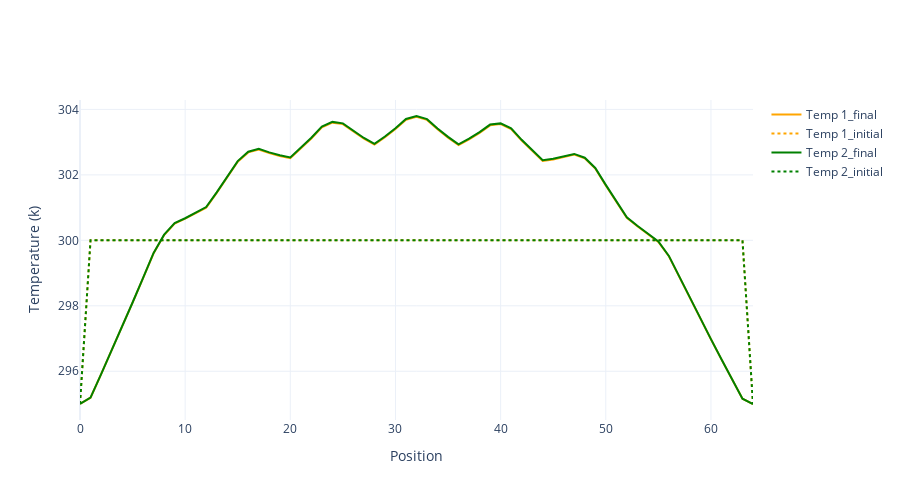

The cell this chart's notebook holds for it:
### Code cell
fig = go.Figure()
fig.update_layout(template=template)
fig.add_trace(go.Scatter(x=np.arange(0,thermal_parameters["storage_params_2"]['num_cells']), y=T1_string[-1], name="Temp 1_final", line=dict(color="orange")))
fig.add_trace(go.Scatter(x=np.arange(0,thermal_parameters["storage_params_2"]['num_cells']), y=T1_string[0], name="Temp 1_initial", line=dict(color="orange", dash="dot")))
fig.add_trace(go.Scatter(x=np.arange(0,thermal_parameters["storage_params_1"]['num_cells']), y=T2_string[-1], name="Temp 2_final", line=dict(color="green")))
fig.add_trace(go.Scatter(x=np.arange(0,thermal_parameters["storage_params_1"]['num_cells']), y=T2_string[0], name="Temp 2_initial", line=dict(color="green", dash='dot')))

fig.update_xaxes(title="Position")
fig.update_yaxes(title="Temperature (k)")
#fig.update_traces(line_shape="hv")
fig.update_layout(
    width=900,  # Specify the width in pixels
    height=500  # Specify the height in pixels
)

### Figure 1 — Plotly figure (JSON) as saved in the notebook; plotly's stock layout.template omitted (floating-point values rounded to 4 significant figures)
{"data": [{"line": {"color": "orange"}, "name": "Temp 1_final", "type": "scatter", "x": [0, 1, 2, 3, 4, 5, 6, 7, 8, 9, 10, 11, 12, 13, 14, 15, 16, 17, 18, 19, 20, 21, 22, 23, 24, 25, 26, 27, 28, 29, 30, 31, 32, 33, 34, 35, 36, 37, 38, 39, 40, 41, 42, 43, 44, 45, 46, 47, 48, 49, 50, 51, 52, 53, 54, 55, 56, 57, 58, 59, 60, 61, 62, 63, 64], "y": [295, 295.2, 295.9, 296.6, 297.4, 298.1, 298.8, 299.6, 300.2, 300.5, 300.7, 300.8, 301.0, 301.4, 301.9, 302.4, 302.7, 302.8, 302.7, 302.6, 302.5, 302.8, 303.1, 303.4, 303.6, 303.5, 303.3, 303.1, 302.9, 303.1, 303.4, 303.7, 303.8, 303.7, 303.4, 303.1, 302.9, 303.1, 303.3, 303.5, 303.5, 303.4, 303.0, 302.7, 302.4, 302.5, 302.5, 302.6, 302.5, 302.2, 301.7, 301.2, 300.7, 300.4, 300.2, 300.0, 299.5, 298.9, 298.2, 297.6, 297.0, 296.4, 295.8, 295.2, 295]}, {"line": {"color": "orange", "dash": "dot"}, "name": "Temp 1_initial", "type": "scatter", "x": [0, 1, 2, 3, 4, 5, 6, 7, 8, 9, 10, 11, 12, 13, 14, 15, 16, 17, 18, 19, 20, 21, 22, 23, 24, 25, 26, 27, 28, 29, 30, 31, 32, 33, 34, 35, 36, 37, 38, 39, 40, 41, 42, 43, 44, 45, 46, 47, 48, 49, 50, 51, 52, 53, 54, 55, 56, 57, 58, 59, 60, 61, 62, 63, 64], "y": [295, 300, 300, 300, 300, 300, 300, 300, 300, 300, 300, 300, 300, 300, 300, 300, 300, 300, 300, 300, 300, 300, 300, 300, 300, 300, 300, 300, 300, 300, 300, 300, 300, 300, 300, 300, 300, 300, 300, 300, 300, 300, 300, 300, 300, 300, 300, 300, 300, 300, 300, 300, 300, 300, 300, 300, 300, 300, 300, 300, 300, 300, 300, 300, 295]}, {"line": {"color": "green"}, "name": "Temp 2_final", "type": "scatter", "x": [0, 1, 2, 3, 4, 5, 6, 7, 8, 9, 10, 11, 12, 13, 14, 15, 16, 17, 18, 19, 20, 21, 22, 23, 24, 25, 26, 27, 28, 29, 30, 31, 32, 33, 34, 35, 36, 37, 38, 39, 40, 41, 42, 43, 44, 45, 46, 47, 48, 49, 50, 51, 52, 53, 54, 55, 56, 57, 58, 59, 60, 61, 62, 63, 64], "y": [295, 295.2, 295.9, 296.6, 297.4, 298.1, 298.9, 299.6, 300.2, 300.5, 300.7, 300.8, 301.0, 301.5, 301.9, 302.4, 302.7, 302.8, 302.7, 302.6, 302.5, 302.8, 303.1, 303.5, 303.6, 303.6, 303.3, 303.1, 302.9, 303.2, 303.4, 303.7, 303.8, 303.7, 303.4, 303.2, 302.9, 303.1, 303.3, 303.5, 303.6, 303.4, 303.1, 302.7, 302.4, 302.5, 302.6, 302.6, 302.5, 302.2, 301.7, 301.2, 300.7, 300.4, 300.2, 300.0, 299.5, 298.9, 298.2, 297.6, 297.0, 296.4, 295.8, 295.2, 295]}, {"line": {"color": "green", "dash": "dot"}, "name": "Temp 2_initial", "type": "scatter", "x": [0, 1, 2, 3, 4, 5, 6, 7, 8, 9, 10, 11, 12, 13, 14, 15, 16, 17, 18, 19, 20, 21, 22, 23, 24, 25, 26, 27, 28, 29, 30, 31, 32, 33, 34, 35, 36, 37, 38, 39, 40, 41, 42, 43, 44, 45, 46, 47, 48, 49, 50, 51, 52, 53, 54, 55, 56, 57, 58, 59, 60, 61, 62, 63, 64], "y": [295, 300, 300, 300, 300, 300, 300, 300, 300, 300, 300, 300, 300, 300, 300, 300, 300, 300, 300, 300, 300, 300, 300, 300, 300, 300, 300, 300, 300, 300, 300, 300, 300, 300, 300, 300, 300, 300, 300, 300, 300, 300, 300, 300, 300, 300, 300, 300, 300, 300, 300, 300, 300, 300, 300, 300, 300, 300, 300, 300, 300, 300, 300, 300, 295]}], "layout": {"height": 500, "width": 900, "xaxis": {"title": {"text": "Position"}}, "yaxis": {"title": {"text": "Temperature (k)"}}}}
